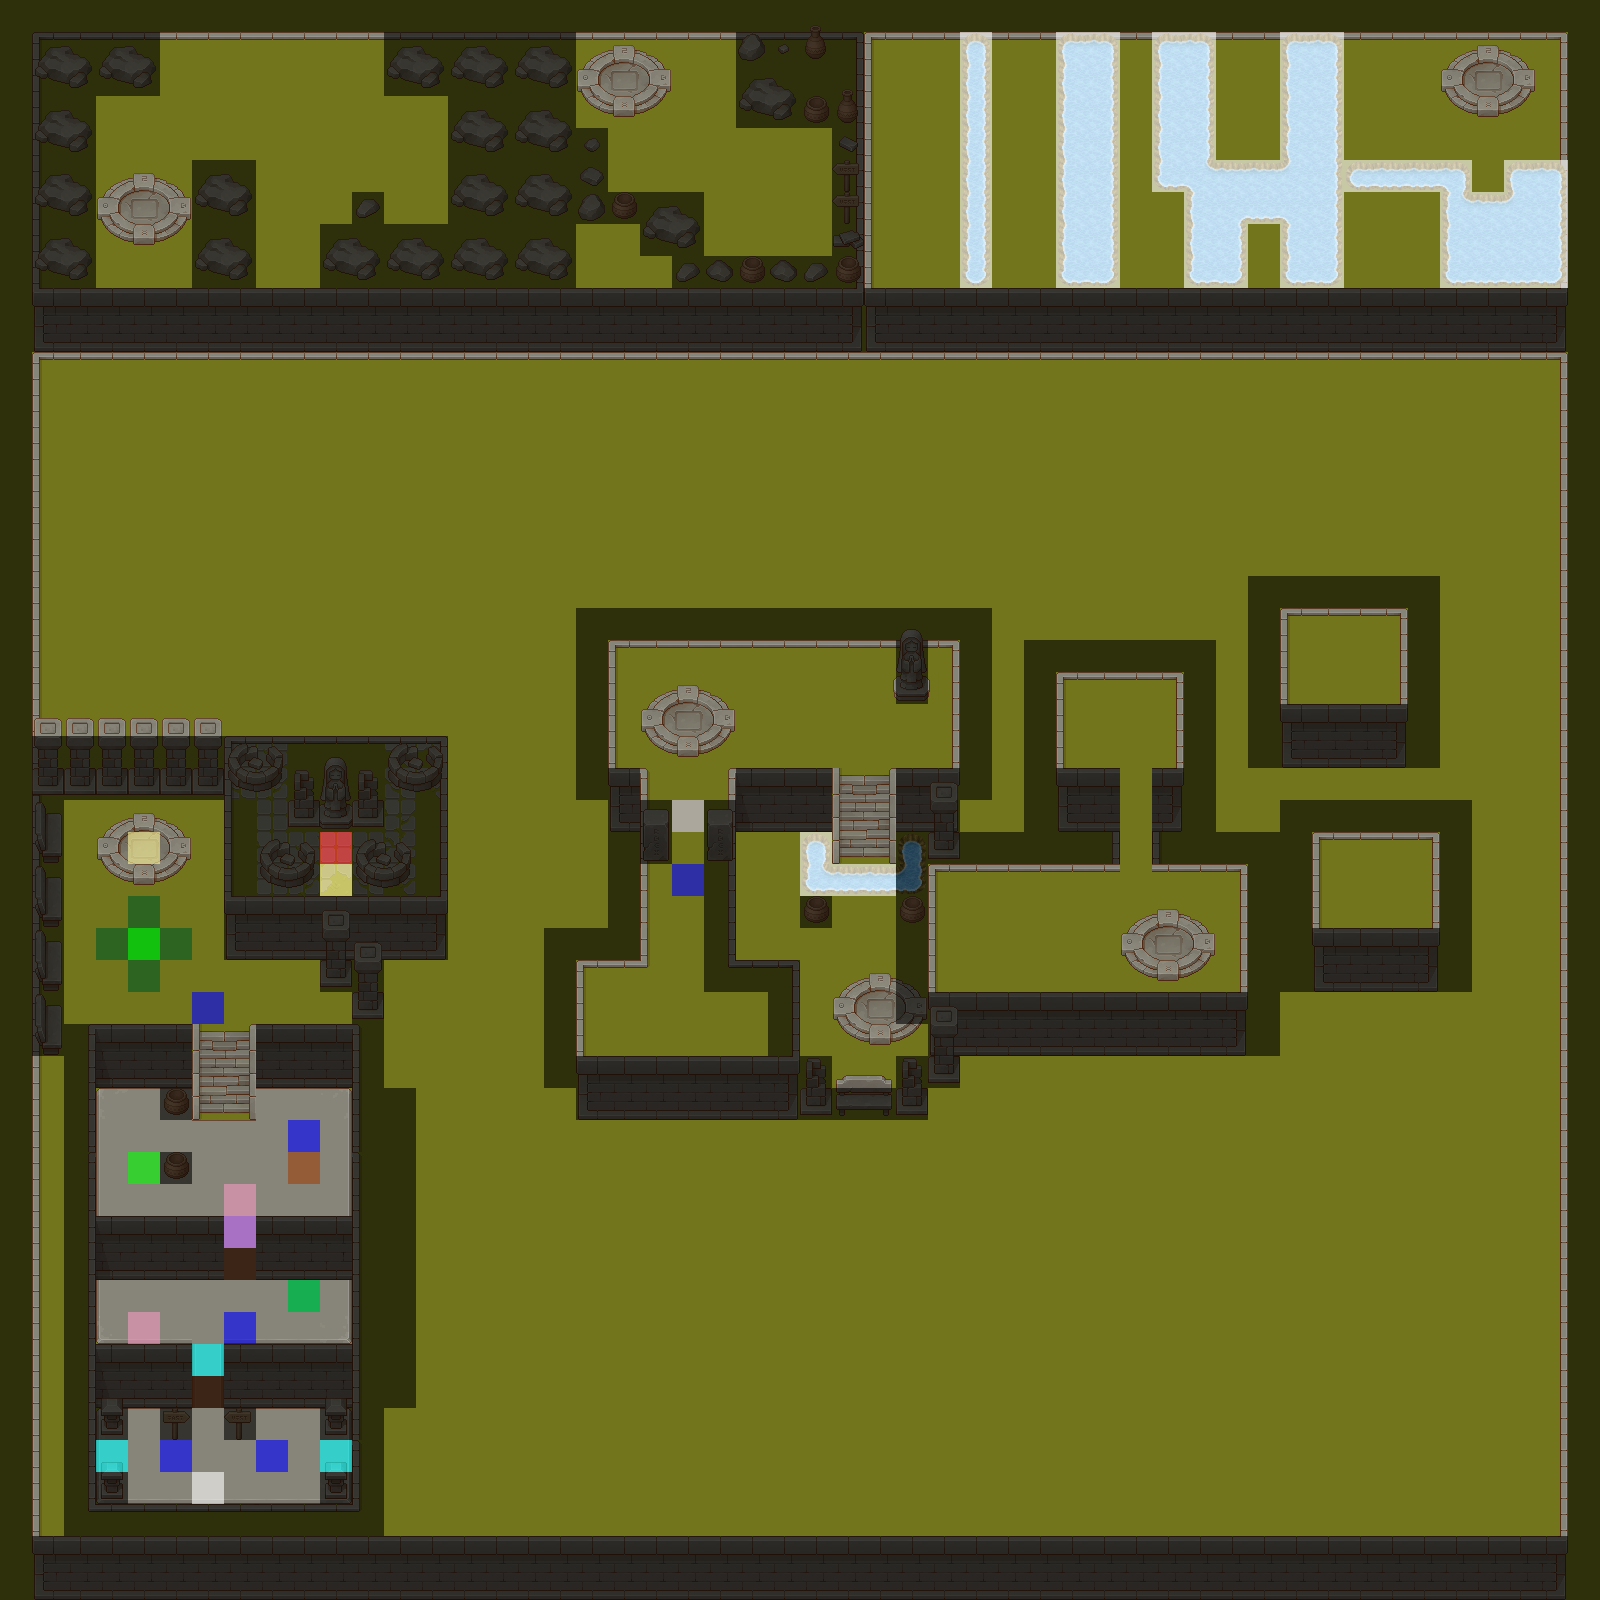

A level layout from a 2D game, rendered from its tile map. Below: a short description, then the map file with tile-grid data replaced by summaries:
An orthogonal 50x50 tile map with 32x32 px tiles, 15 tile layers (Grass, StoneGround, Wall, Struct, ...), 12 tilesets.

<map version="1.5" tiledversion="1.7.2" orientation="orthogonal" renderorder="right-down" width="50" height="50" tilewidth="32" tileheight="32" infinite="0" nextlayerid="16" nextobjectid="1">
 <editorsettings>
  <export target="8/Stage8.csv" format="csv" />
 </editorsettings>
 <tileset firstgid="1" source="../tsx/TX Tileset Grass.tsx" />
 <tileset firstgid="65" source="../tsx/TX Tileset Wall.tsx" />
 <tileset firstgid="321" source="../tsx/EventFlag.tsx" />
 <tileset firstgid="331" source="../tsx/Flag.tsx" />
 <tileset firstgid="337" source="../tsx/TX Props.tsx" />
 <tileset firstgid="593" source="../tsx/TX Shadow Plant.tsx" />
 <tileset firstgid="849" source="../tsx/TX Shadow.tsx" />
 <tileset firstgid="1105" source="../tsx/TX Struct.tsx" />
 <tileset firstgid="1361" source="../tsx/TX Tileset Stone Ground.tsx" />
 <tileset firstgid="1425" source="../tsx/[A]Water2_pipo.tsx" />
 <tileset firstgid="1473" source="../tsx/TX Plant.tsx" />
 <tileset firstgid="1729" source="../tsx/TX Player.tsx" />
 <layer id="1" name="Grass" width="50" height="50">
  <data>[2500 cells, 2500 non-empty, 8 distinct tile ids]</data>
 </layer>
 <layer id="15" name="StoneGround" width="50" height="50">
  <data>[2500 cells, 90 non-empty, 10 distinct tile ids]</data>
 </layer>
 <layer id="10" name="Wall" width="50" height="50">
  <data>[2500 cells, 648 non-empty, 29 distinct tile ids]</data>
 </layer>
 <layer id="11" name="Struct" width="50" height="50">
  <data>[2500 cells, 12 non-empty, 6 distinct tile ids]</data>
 </layer>
 <layer id="5" name="Props" width="50" height="50">
  <data>[2500 cells, 263 non-empty, 54 distinct tile ids]</data>
 </layer>
 <layer id="12" name="Plant" width="50" height="50">
  <data>[2500 cells, 0 non-empty, 0 distinct tile ids]</data>
 </layer>
 <layer id="14" name="Water" width="50" height="50">
  <data>[2500 cells, 83 non-empty, 22 distinct tile ids]</data>
 </layer>
 <layer id="2" name="Player" width="50" height="50">
  <data>[2500 cells, 1 non-empty, 1 distinct tile ids]</data>
 </layer>
 <layer id="3" name="Box" width="50" height="50">
  <data>[2500 cells, 9 non-empty, 1 distinct tile ids]</data>
 </layer>
 <layer id="4" name="Goal" width="50" height="50">
  <data>[2500 cells, 6 non-empty, 2 distinct tile ids]</data>
 </layer>
 <layer id="7" name="TeleportGate" width="50" height="50">
  <data>[2500 cells, 8 non-empty, 4 distinct tile ids]</data>
 </layer>
 <layer id="8" name="Key" width="50" height="50">
  <data>[2500 cells, 5 non-empty, 5 distinct tile ids]</data>
 </layer>
 <layer id="9" name="Door" width="50" height="50">
  <data>[2500 cells, 2 non-empty, 1 distinct tile ids]</data>
 </layer>
 <layer id="6" name="Barrier" width="50" height="50">
  <data>[2500 cells, 806 non-empty, 2 distinct tile ids]</data>
 </layer>
 <layer id="13" name="WaterBarrier" width="50" height="50">
  <data>[2500 cells, 81 non-empty, 1 distinct tile ids]</data>
 </layer>
</map>
